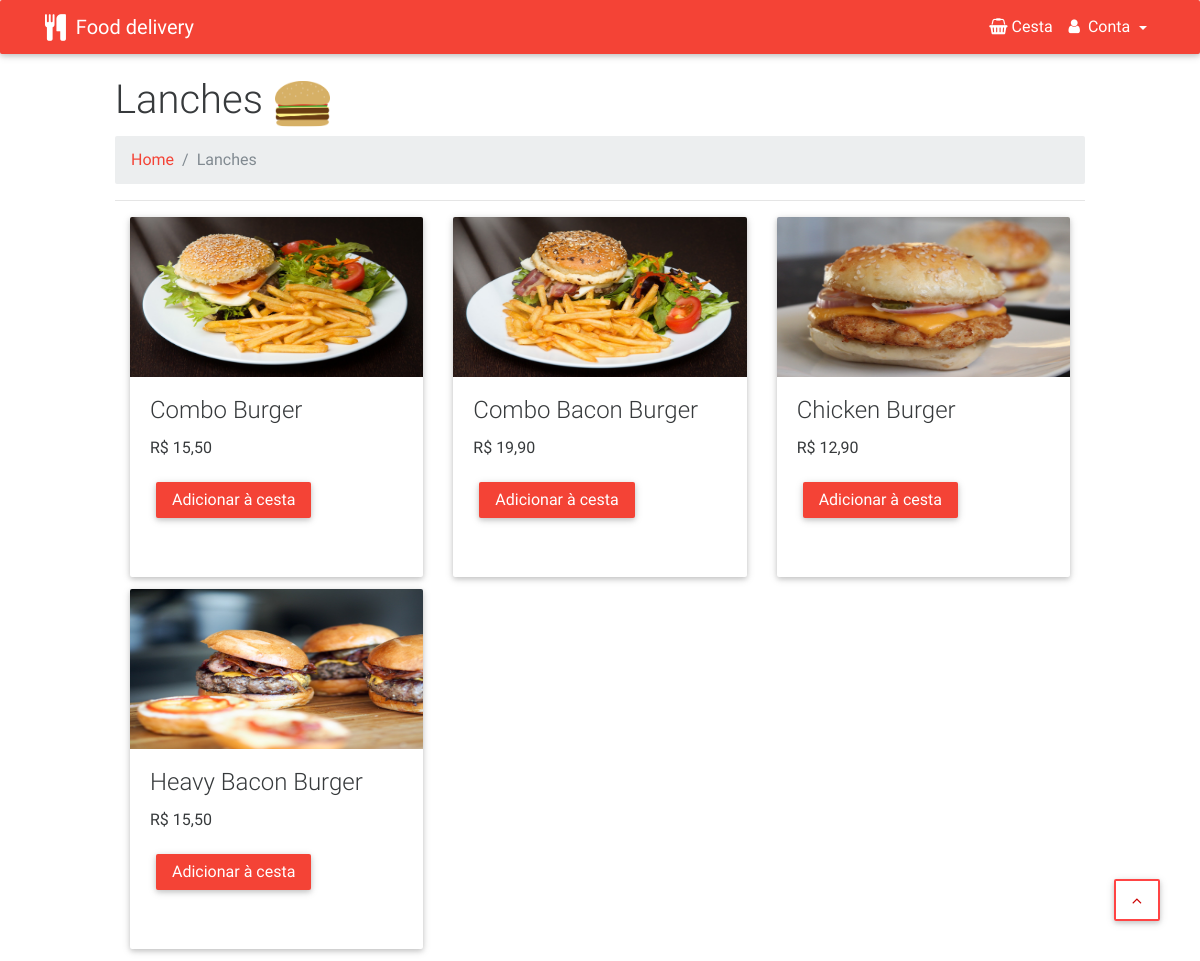
The page /site/categoria/categoria.php?id=3 on the database its author committed.
### tables this page shows
CREATE TABLE `categoria` (
  `idCategoria` int(11) NOT NULL,
  `nome` varchar(15) NOT NULL,
  `descricao` varchar(200) NOT NULL,
  `imagem` varchar(40) NOT NULL
);

CREATE TABLE `produto` (
  `idProduto` int(11) NOT NULL,
  `nome` varchar(20) NOT NULL,
  `descricao` varchar(200) NOT NULL,
  `tempoPreparo` time NOT NULL,
  `valor` float NOT NULL,
  `idCategoria` int(11) NOT NULL,
  `imagem` varchar(36) NOT NULL
);

### site/controller/storeController.php (called while the page is built, shortened)
<?php
require $_SERVER['DOCUMENT_ROOT'] . '/pintegrador/admin/protected/libs/conexao.php';
require_once SERVER_ROOT . 'admin/protected/model/produtoModel.php';
class storeController {
    private $produtoModel;
    function __construct() {
        $this->produtoModel = new ProdutoModel();
    }
    public function buscaPorCategoria($id) {
        return $this->produtoModel->buscaPorCategoria($id);
    }
}

### admin/protected/libs/conexao.php (called while the page is built, shortened)
<?php
class Conexao {
    public function estabeleceConexao() {
        try {
            $this->bd = new PDO(
                    BD_TIPO.':host='.BD_HOST.';dbname='.BD_NOME,
                    BD_USUARIO,
                    BD_SENHA
                );
        } catch (PDOException $exc) {
            echo '<script>window.alert("Houve um problema com a conexão ao banco de dados!\nEntre em contato com o administrador do sistema!");</script>';
            exit;
        }
    }
}

### admin/protected/model/produtoModel.php (called while the page is built, shortened)
<?php
class ProdutoModel extends Conexao {
    public function buscaPorCategoria($id) {
        $sql = "SELECT p.*, c.nome as categoria, c.imagem as imagemCat FROM produto p"
                . " INNER JOIN categoria c ON p.idCategoria=c.idCategoria"
                . " WHERE p.idCategoria=:id ORDER BY rand()";
        $query = $this->bd->prepare($sql);
        $query->execute(array('id' => $id));
        return $query->fetchAll();
    }
}

### site/categoria/categoria.php (the view, shortened to what this page needs)
<?php
include_once '../resources/componentes/header-nav.php';
if (isset($_GET['id'])) {
    $produtos = $store->buscaPorCategoria($_GET['id']);
    if (count($produtos) <= 0) {
        $categoria = $store->categoriaPorId($_GET['id']);
        echo '<br/><div class="col-md-1"></div>';
        echo '<div class="col-md-10">';
        echo '<h1 class="title" style="display: inline">' . $categoria['nome'] . '</h1>&nbsp; &nbsp;'
        . '<img style="padding-bottom:1%" id="icone-cesta" src="../public/img/icons/' . $categoria['imagem'] . '"><br/>';
        ?>
        <ol class="breadcrumb">
            <li class="breadcrumb-item"><a href="../">Home</a></li>
            <li class="breadcrumb-item active"><?= $categoria['nome'] ?></li>
        </ol><hr/>
        <br/><h3 class="title">Nenhum item encontrado :(</h3><hr/>
        <a onClick="history.back()" class="card-link"><i class="fa fa-angle-left" aria-hidden="true"></i>&nbsp;Voltar</a>
        <?php
    } else if (count($produtos) > 0) {
        echo '<br/><div class="col-md-1"></div>';
        echo '<div class="col-md-10">';
        echo '<h1 class="title" style="display: inline">' . $produtos['0']['categoria'] . '</h1>&nbsp; &nbsp;'
        . '<img style="padding-bottom:1%" id="icone-cesta" src="../public/img/icons/' . $produtos['0']['imagemCat'] . '"><br/>';
        ?>
        <ol class="breadcrumb">
            <li class="breadcrumb-item"><a href="../">Home</a></li>
            <li class="breadcrumb-item active"><?= $produtos['0']['categoria'] ?></li>
        </ol><hr/>
        <?php
        $quebraLinha = 0;
        foreach ($produtos as $produto) {
            ?>
            <div class="col-md-4" style="<?php if ($quebraLinha === 3) echo "clear:both;"; ?>">
                <div class="card" id="catItem">
                    <img class="img-fluid" src="../public/img/<?= $produto['imagem'] ?>">
                    <div class="card-block">
                        <h4 class="card-title"><?= $produto['nome'] ?></h4>
                        <p class="card-text">R$ <?php echo number_format($produto['valor'], 2, ',', ' '); ?></p>
                        <a href="../produto/produto.php?id=<?= $produto['idProduto'] ?>" class="btn btn-danger" id="botao-add">Adicionar à cesta</a>
                    </div>
                </div>
            </div>
            <?php
            if ($quebraLinha < 3) {
                $quebraLinha++;
            } else {
                $quebraLinha = 0;
            }
        }
    } else {
        echo '<br/><h3 class="title">Nenhum item encontrado :(</h3><hr/>';
        echo '<a onClick="history.back()" class="card-link"><i class="fa fa-angle-left" aria-hidden="true"></i>&nbsp;Voltar</a>';
    }
} else {
    echo '<br/><h3 class="title">Nenhum item encontrado :(</h3><hr/>';
    echo '<a onClick="history.back()" class="card-link"><i class="fa fa-angle-left" aria-hidden="true"></i>&nbsp;Voltar</a>';
}
?>
</div>

### site/resources/css/style.css (style rules this page uses)
.list-group-item, a { color: rgb(244, 67, 54); }
.col-md-4 > .card { height: 22.5em; width: 100%; padding: auto; }
.col-md-4 > .card > .img-fluid { width: 100%; height: 10em; }
#icone-cesta { height: 55px; width: 55px; overflow: hidden; }

### site/resources/css/lightbox.css (style rules this page uses)
body:after { content: url(../images/close.png) url(../images/loading.gif) url(../images/prev.png) url(../images/next.png); display: none; }

### rows shown on the page
categoria: nome "Lanches", imagem (picture)
produto: imagem (picture), nome "Combo Burger", valor "15,50"
produto: imagem (picture), nome "Combo Bacon Burger", valor "19,90"
produto: imagem (picture), nome "Chicken Burger", valor "12,90"
produto: imagem (picture), nome "Heavy Bacon Burger", valor "15,50"
